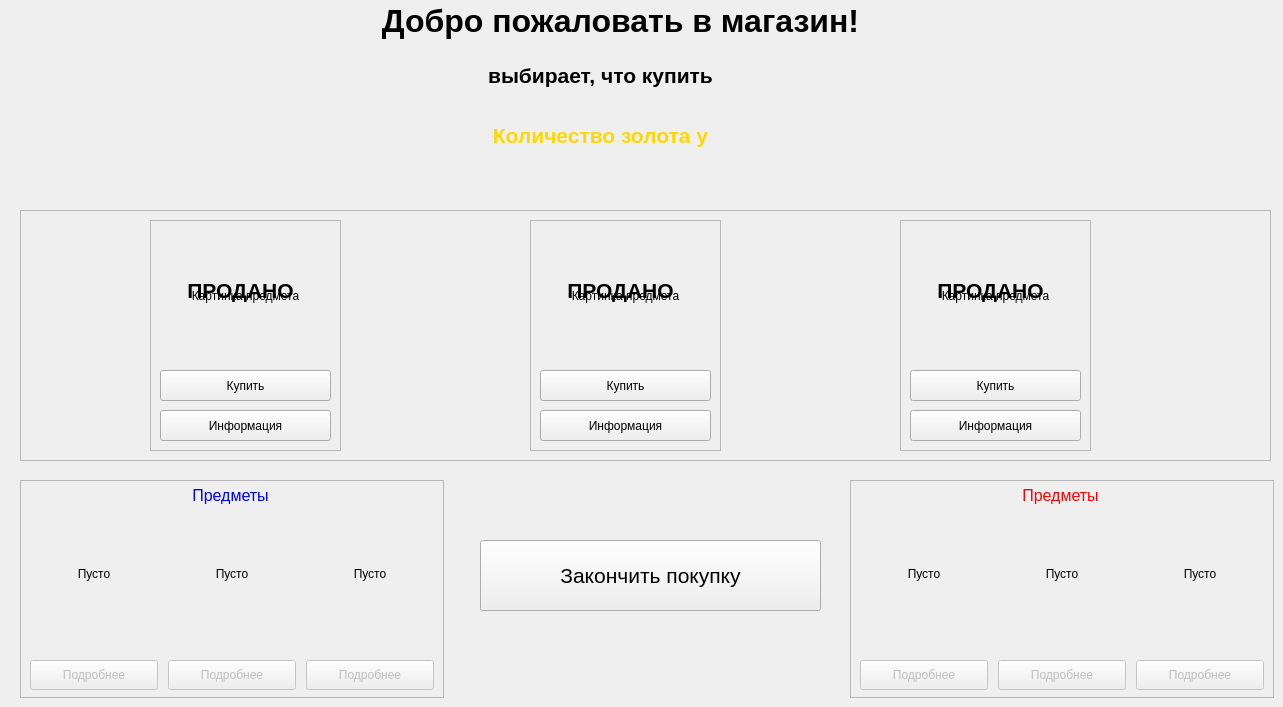
      <widget class="QWidget" name="shopStage">
       <widget class="QLabel" name="label_25">
        <property name="geometry">
         <rect>
          <x>0</x>
          <y>-10</y>
          <width>1241</width>
          <height>61</height>
         </rect>
        </property>
        <property name="font">
         <font>
          <pointsize>24</pointsize>
          <bold>true</bold>
         </font>
        </property>
        <property name="text">
         <string>Добро пожаловать в магазин!</string>
        </property>
        <property name="alignment">
         <set>Qt::AlignCenter</set>
        </property>
       </widget>
       <widget class="QLabel" name="shopBuying">
        <property name="geometry">
         <rect>
          <x>220</x>
          <y>60</y>
          <width>761</width>
          <height>31</height>
         </rect>
        </property>
        <property name="font">
         <font>
          <pointsize>16</pointsize>
          <bold>true</bold>
         </font>
        </property>
        <property name="text">
         <string>выбирает, что купить</string>
        </property>
        <property name="alignment">
         <set>Qt::AlignCenter</set>
        </property>
       </widget>
       <widget class="QLabel" name="shopGold">
        <property name="geometry">
         <rect>
          <x>220</x>
          <y>110</y>
          <width>761</width>
          <height>51</height>
         </rect>
        </property>
        <property name="font">
         <font>
          <pointsize>16</pointsize>
          <bold>true</bold>
         </font>
        </property>
        <property name="styleSheet">
         <string notr="true">color: gold;</string>
        </property>
        <property name="text">
         <string>Количество золота у</string>
        </property>
        <property name="alignment">
         <set>Qt::AlignCenter</set>
        </property>
        <property name="wordWrap">
         <bool>false</bool>
        </property>
       </widget>
       <widget class="QFrame" name="frame_18">
        <property name="geometry">
         <rect>
          <x>20</x>
          <y>210</y>
          <width>1251</width>
          <height>251</height>
         </rect>
        </property>
        <property name="frameShape">
         <enum>QFrame::StyledPanel</enum>
        </property>
        <property name="frameShadow">
         <enum>QFrame::Raised</enum>
        </property>
        <widget class="QFrame" name="frame_19">
         <property name="geometry">
          <rect>
           <x>130</x>
           <y>10</y>
           <width>191</width>
           <height>231</height>
          </rect>
         </property>
         <property name="frameShape">
          <enum>QFrame::StyledPanel</enum>
         </property>
         <property name="frameShadow">
          <enum>QFrame::Raised</enum>
         </property>
         <widget class="QLabel" name="shop_item1img">
          <property name="geometry">
           <rect>
            <x>10</x>
            <y>10</y>
            <width>171</width>
            <height>131</height>
           </rect>
          </property>
          <property name="text">
           <string>Картинка предмета</string>
          </property>
          <property name="scaledContents">
           <bool>true</bool>
          </property>
          <property name="alignment">
           <set>Qt::AlignCenter</set>
          </property>
         </widget>
         <widget class="QPushButton" name="shop_item1buy">
          <property name="geometry">
           <rect>
            <x>10</x>
            <y>150</y>
            <width>171</width>
            <height>31</height>
           </rect>
          </property>
          <property name="text">
           <string>Купить</string>
          </property>
         </widget>
         <widget class="QPushButton" name="shop_item1info">
          <property name="geometry">
           <rect>
            <x>10</x>
            <y>190</y>
            <width>171</width>
            <height>31</height>
           </rect>
          </property>
          <property name="text">
           <string>Информация</string>
          </property>
         </widget>
         <widget class="QLabel" name="item1sold">
          <property name="geometry">
           <rect>
            <x>20</x>
            <y>20</y>
            <width>141</width>
            <height>101</height>
           </rect>
          </property>
          <property name="font">
           <font>
            <pointsize>16</pointsize>
            <bold>true</bold>
           </font>
          </property>
          <property name="text">
           <string>ПРОДАНО</string>
          </property>
          <property name="alignment">
           <set>Qt::AlignCenter</set>
          </property>
          <property name="wordWrap">
           <bool>true</bool>
          </property>
         </widget>
        </widget>
        <widget class="QFrame" name="frame_20">
         <property name="geometry">
          <rect>
           <x>510</x>
           <y>10</y>
           <width>191</width>
           <height>231</height>
          </rect>
         </property>
         <property name="frameShape">
          <enum>QFrame::StyledPanel</enum>
         </property>
         <property name="frameShadow">
          <enum>QFrame::Raised</enum>
         </property>
         <widget class="QLabel" name="shop_item2img">
          <property name="geometry">
           <rect>
            <x>10</x>
            <y>10</y>
            <width>171</width>
            <height>131</height>
           </rect>
          </property>
          <property name="text">
           <string>Картинка предмета</string>
          </property>
          <property name="scaledContents">
           <bool>true</bool>
          </property>
          <property name="alignment">
           <set>Qt::AlignCenter</set>
          </property>
         </widget>
         <widget class="QPushButton" name="shop_item2buy">
          <property name="geometry">
           <rect>
            <x>10</x>
            <y>150</y>
            <width>171</width>
            <height>31</height>
           </rect>
          </property>
          <property name="text">
           <string>Купить</string>
          </property>
         </widget>
         <widget class="QPushButton" name="shop_item2info">
          <property name="geometry">
           <rect>
            <x>10</x>
            <y>190</y>
            <width>171</width>
            <height>31</height>
           </rect>
          </property>
          <property name="text">
           <string>Информация</string>
          </property>
         </widget>
         <widget class="QLabel" name="item2sold">
          <property name="geometry">
           <rect>
            <x>20</x>
            <y>20</y>
            <width>141</width>
            <height>101</height>
           </rect>
          </property>
          <property name="font">
           <font>
            <pointsize>16</pointsize>
            <bold>true</bold>
           </font>
          </property>
          <property name="text">
           <string>ПРОДАНО</string>
          </property>
          <property name="alignment">
           <set>Qt::AlignCenter</set>
          </property>
          <property name="wordWrap">
           <bool>true</bool>
          </property>
         </widget>
        </widget>
        <widget class="QFrame" name="frame_21">
         <property name="geometry">
          <rect>
           <x>880</x>
           <y>10</y>
           <width>191</width>
           <height>231</height>
          </rect>
         </property>
         <property name="frameShape">
          <enum>QFrame::StyledPanel</enum>
         </property>
         <property name="frameShadow">
          <enum>QFrame::Raised</enum>
         </property>
         <widget class="QLabel" name="shop_item3img">
          <property name="geometry">
           <rect>
            <x>10</x>
            <y>10</y>
            <width>171</width>
            <height>131</height>
           </rect>
          </property>
          <property name="text">
           <string>Картинка предмета</string>
          </property>
          <property name="scaledContents">
           <bool>true</bool>
          </property>
          <property name="alignment">
           <set>Qt::AlignCenter</set>
          </property>
         </widget>
         <widget class="QPushButton" name="shop_item3buy">
          <property name="geometry">
           <rect>
            <x>10</x>
            <y>150</y>
            <width>171</width>
            <height>31</height>
           </rect>
          </property>
          <property name="text">
           <string>Купить</string>
          </property>
         </widget>
         <widget class="QPushButton" name="shop_item3info">
          <property name="geometry">
           <rect>
            <x>10</x>
            <y>190</y>
            <width>171</width>
            <height>31</height>
           </rect>
          </property>
          <property name="text">
           <string>Информация</string>
          </property>
         </widget>
         <widget class="QLabel" name="item3sold">
          <property name="geometry">
           <rect>
            <x>20</x>
            <y>20</y>
            <width>141</width>
            <height>101</height>
           </rect>
          </property>
          <property name="font">
           <font>
            <pointsize>16</pointsize>
            <bold>true</bold>
           </font>
          </property>
          <property name="text">
           <string>ПРОДАНО</string>
          </property>
          <property name="alignment">
           <set>Qt::AlignCenter</set>
          </property>
          <property name="wordWrap">
           <bool>true</bool>
          </property>
         </widget>
        </widget>
       </widget>
       <widget class="QFrame" name="frame_22">
        <property name="geometry">
         <rect>
          <x>20</x>
          <y>480</y>
          <width>424</width>
          <height>218</height>
         </rect>
        </property>
        <property name="frameShape">
         <enum>QFrame::StyledPanel</enum>
        </property>
        <property name="frameShadow">
         <enum>QFrame::Raised</enum>
        </property>
        <widget class="QPushButton" name="player1_about1_buttonInShop">
         <property name="enabled">
          <bool>false</bool>
         </property>
         <property name="geometry">
          <rect>
           <x>10</x>
           <y>180</y>
           <width>128</width>
           <height>30</height>
          </rect>
         </property>
         <property name="text">
          <string>Подробнее</string>
         </property>
        </widget>
        <widget class="QPushButton" name="player1_about2_buttonInShop">
         <property name="enabled">
          <bool>false</bool>
         </property>
         <property name="geometry">
          <rect>
           <x>148</x>
           <y>180</y>
           <width>128</width>
           <height>30</height>
          </rect>
         </property>
         <property name="text">
          <string>Подробнее</string>
         </property>
        </widget>
        <widget class="QPushButton" name="player1_about3_buttonInShop">
         <property name="enabled">
          <bool>false</bool>
         </property>
         <property name="geometry">
          <rect>
           <x>286</x>
           <y>180</y>
           <width>128</width>
           <height>30</height>
          </rect>
         </property>
         <property name="text">
          <string>Подробнее</string>
         </property>
        </widget>
        <widget class="QLabel" name="player1_item1inShop">
         <property name="geometry">
          <rect>
           <x>10</x>
           <y>40</y>
           <width>128</width>
           <height>108</height>
          </rect>
         </property>
         <property name="text">
          <string>Пусто</string>
         </property>
         <property name="scaledContents">
          <bool>true</bool>
         </property>
         <property name="alignment">
          <set>Qt::AlignCenter</set>
         </property>
        </widget>
        <widget class="QLabel" name="player1_item2inShop">
         <property name="geometry">
          <rect>
           <x>148</x>
           <y>40</y>
           <width>128</width>
           <height>108</height>
          </rect>
         </property>
         <property name="text">
          <string>Пусто</string>
         </property>
         <property name="scaledContents">
          <bool>true</bool>
         </property>
         <property name="alignment">
          <set>Qt::AlignCenter</set>
         </property>
        </widget>
        <widget class="QLabel" name="player1_item3inShop">
         <property name="geometry">
          <rect>
           <x>286</x>
           <y>40</y>
           <width>128</width>
           <height>108</height>
          </rect>
         </property>
         <property name="text">
          <string>Пусто</string>
         </property>
         <property name="scaledContents">
          <bool>true</bool>
         </property>
         <property name="alignment">
          <set>Qt::AlignCenter</set>
         </property>
        </widget>
        <widget class="QLabel" name="player1Items">
         <property name="geometry">
          <rect>
           <x>10</x>
           <y>0</y>
           <width>401</width>
           <height>31</height>
          </rect>
         </property>
         <property name="font">
          <font>
           <pointsize>12</pointsize>
          </font>
         </property>
         <property name="styleSheet">
          <string notr="true">color: blue;</string>
         </property>
         <property name="text">
          <string>Предметы</string>
         </property>
         <property name="alignment">
          <set>Qt::AlignCenter</set>
         </property>
        </widget>
       </widget>
       <widget class="QFrame" name="frame_23">
        <property name="geometry">
         <rect>
          <x>850</x>
          <y>480</y>
          <width>424</width>
          <height>218</height>
         </rect>
        </property>
        <property name="frameShape">
         <enum>QFrame::StyledPanel</enum>
        </property>
        <property name="frameShadow">
         <enum>QFrame::Raised</enum>
        </property>
        <widget class="QPushButton" name="player2_about1_buttonInShop">
         <property name="enabled">
          <bool>false</bool>
         </property>
         <property name="geometry">
          <rect>
           <x>10</x>
           <y>180</y>
           <width>128</width>
           <height>30</height>
          </rect>
         </property>
         <property name="text">
          <string>Подробнее</string>
         </property>
        </widget>
        <widget class="QPushButton" name="player2_about2_buttonInShop">
         <property name="enabled">
          <bool>false</bool>
         </property>
         <property name="geometry">
          <rect>
           <x>148</x>
           <y>180</y>
           <width>128</width>
           <height>30</height>
          </rect>
         </property>
         <property name="text">
          <string>Подробнее</string>
         </property>
        </widget>
        <widget class="QPushButton" name="player2_about3_buttonInShop">
         <property name="enabled">
          <bool>false</bool>
         </property>
         <property name="geometry">
          <rect>
           <x>286</x>
           <y>180</y>
           <width>128</width>
           <height>30</height>
          </rect>
         </property>
         <property name="text">
          <string>Подробнее</string>
         </property>
        </widget>
        <widget class="QLabel" name="player2_item1inShop">
         <property name="geometry">
          <rect>
           <x>10</x>
           <y>40</y>
           <width>128</width>
           <height>108</height>
          </rect>
         </property>
         <property name="text">
          <string>Пусто</string>
         </property>
         <property name="scaledContents">
          <bool>true</bool>
         </property>
         <property name="alignment">
          <set>Qt::AlignCenter</set>
         </property>
        </widget>
        <widget class="QLabel" name="player2_item2inShop">
         <property name="geometry">
          <rect>
           <x>148</x>
           <y>40</y>
           <width>128</width>
           <height>108</height>
          </rect>
         </property>
         <property name="text">
          <string>Пусто</string>
         </property>
         <property name="scaledContents">
          <bool>true</bool>
         </property>
         <property name="alignment">
          <set>Qt::AlignCenter</set>
         </property>
        </widget>
        <widget class="QLabel" name="player2_item3inShop">
         <property name="geometry">
          <rect>
           <x>286</x>
           <y>40</y>
           <width>128</width>
           <height>108</height>
          </rect>
         </property>
         <property name="text">
          <string>Пусто</string>
         </property>
         <property name="scaledContents">
          <bool>true</bool>
         </property>
         <property name="alignment">
          <set>Qt::AlignCenter</set>
         </property>
        </widget>
        <widget class="QLabel" name="player2Items">
         <property name="geometry">
          <rect>
           <x>10</x>
           <y>0</y>
           <width>401</width>
           <height>31</height>
          </rect>
         </property>
         <property name="font">
          <font>
           <pointsize>12</pointsize>
          </font>
         </property>
         <property name="styleSheet">
          <string notr="true">color: red;</string>
         </property>
         <property name="text">
          <string>Предметы</string>
         </property>
         <property name="alignment">
          <set>Qt::AlignCenter</set>
         </property>
        </widget>
       </widget>
       <widget class="QPushButton" name="pushButton_6">
        <property name="geometry">
         <rect>
          <x>480</x>
          <y>540</y>
          <width>341</width>
          <height>71</height>
         </rect>
        </property>
        <property name="font">
         <font>
          <pointsize>16</pointsize>
         </font>
        </property>
        <property name="text">
         <string>Закончить покупку</string>
        </property>
       </widget>
      </widget>
